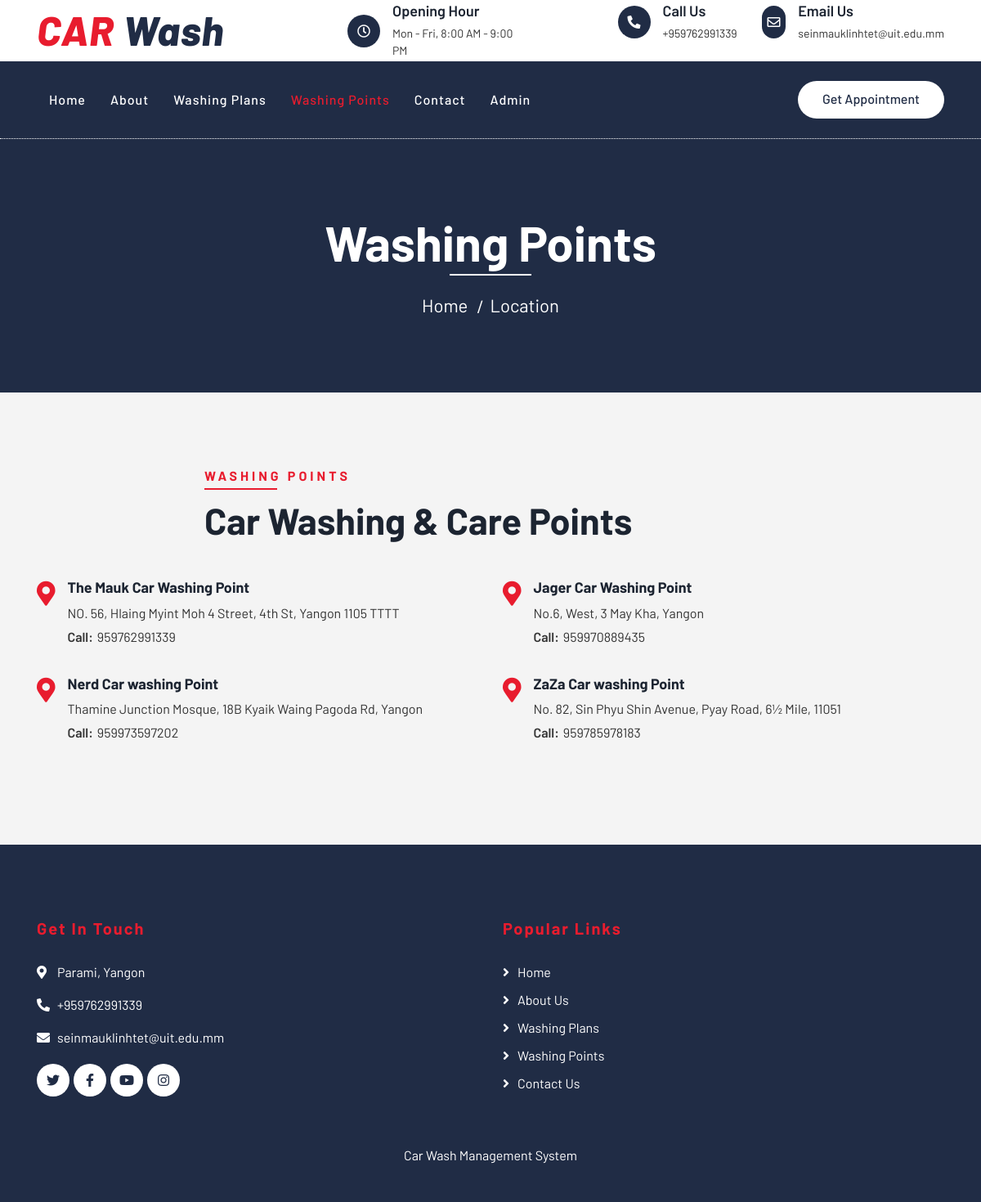
The page /location.php on the database its author committed.
### tables this page shows
CREATE TABLE `tblpages` (
  `id` int(11) NOT NULL,
  `type` varchar(255) DEFAULT '',
  `detail` longtext DEFAULT NULL,
  `openignHrs` varchar(255) DEFAULT NULL,
  `phoneNumber` bigint(20) DEFAULT NULL,
  `emailId` varchar(120) DEFAULT NULL
);

CREATE TABLE `tblwashingpoints` (
  `id` int(11) NOT NULL,
  `washingPointName` varchar(255) DEFAULT NULL,
  `washingPointAddress` varchar(255) DEFAULT NULL,
  `contactNumber` bigint(20) DEFAULT NULL,
  `creationDate` timestamp NOT NULL DEFAULT current_timestamp()
);

### location.php (the view, shortened to what this page needs)
<?php error_reporting(0);
include('includes/config.php');
?>
<!DOCTYPE html>
<html lang="en">
    <head>
        <link href="https://stackpath.bootstrapcdn.com/bootstrap/4.4.1/css/bootstrap.min.css" rel="stylesheet">
        <link href="https://cdnjs.cloudflare.com/ajax/libs/font-awesome/5.10.0/css/all.min.css" rel="stylesheet">
        <link href="lib/flaticon/font/flaticon.css" rel="stylesheet">
        <link href="lib/animate/animate.min.css" rel="stylesheet">
        <link href="lib/owlcarousel/assets/owl.carousel.min.css" rel="stylesheet">
        <link href="css/style.css" rel="stylesheet">
    </head>
    <body>
<?php include_once('includes/header.php');?>
        <div class="page-header">
            <div class="container">
                <div class="row">
                    <div class="col-12">
                        <h2>Washing Points</h2>
                    </div>
                    <div class="col-12">
                        <a href="index.php">Home</a>
                        <a href="location.php">Location</a>
                    </div>
                </div>
            </div>
        </div>
        <div class="location">
            <div class="container">
                <div class="row">
                    <div class="col-lg-12">
                        <div class="section-header text-left">
                            <p>Washing Points</p>
                            <h2>Car Washing & Care Points</h2>
                        </div>
                        <div class="row">
                            <?php $sql = "SELECT * from tblwashingpoints";
$query = $dbh -> prepare($sql);
$query->execute();
$results=$query->fetchAll(PDO::FETCH_OBJ);
foreach($results as $result)
{               ?>
                            <div class="col-md-6">
                                <div class="location-item">
                                    <i class="fa fa-map-marker-alt"></i>
                                    <div class="location-text">
                                <h3><?php echo htmlentities($result->washingPointName);?></h3>
                    <p><?php echo htmlentities($result->washingPointAddress);?></p>
                    <p><strong>Call:</strong><?php echo htmlentities($result->contactNumber);?></p>
                                    </div>
                                </div>
                            </div>
<?php } ?>
                        </div>
                    </div>
                </div>
            </div>
        </div>
<?php include_once('includes/footer.php');?>
    </body>
</html>

### includes/header.php (shortened to what this page needs)
        <div class="top-bar">
            <div class="container">
                <div class="row align-items-center">
                    <div class="col-lg-4 col-md-12">
                        <div class="logo">
                            <a href="index.php">
                                <h1>CAR <span>Wash</span></h1>
                            </a>
                        </div>
                    </div>
<?php
$sql = "SELECT * from tblpages where type='contact'";
$query = $dbh -> prepare($sql);
$query->execute();
$results=$query->fetchAll(PDO::FETCH_OBJ);
foreach($results as $result)
{
?>
                    <div class="col-lg-8 col-md-7 d-none d-lg-block">
                        <div class="row">
                            <div class="col-4">
                                <div class="top-bar-item">
                                    <div class="top-bar-icon">
                                        <i class="far fa-clock"></i>
                                    </div>
                                    <div class="top-bar-text">
                                        <h3>Opening Hour</h3>
                                        <p><?php   echo $result->openignHrs; ?></p>
                                    </div>
                                </div>
                            </div>
                            <div class="col-4">
                                <div class="top-bar-item">
                                    <div class="top-bar-icon">
                                        <i class="fa fa-phone-alt"></i>
                                    </div>
                                    <div class="top-bar-text">
                                        <h3>Call Us</h3>
                                        <p>+<?php   echo $result->phoneNumber; ?></p>
                                    </div>
                                </div>
                            </div>
                            <div class="col-4">
                                <div class="top-bar-item">
                                    <div class="top-bar-icon">
                                        <i class="far fa-envelope"></i>
                                    </div>
                                    <div class="top-bar-text">
                                        <h3>Email Us</h3>
                                        <p><?php   echo $result->emailId; ?></p>
                                    </div>
                                </div>
                            </div>
                        </div>
                    </div>
                <?php } ?>
                </div>
            </div>
        </div>
        <div class="nav-bar">
    <div class="container">
        <nav class="navbar navbar-expand-lg bg-dark navbar-dark">
            <div class="collapse navbar-collapse justify-content-between" id="navbarCollapse">
                <div class="navbar-nav mr-auto">
                    <a href="index.php" class="nav-item nav-link <?php echo (basename($_SERVER['PHP_SELF']) == 'index.php') ? 'active' : ''; ?>">Home</a>
                    <a href="about.php" class="nav-item nav-link <?php echo (basename($_SERVER['PHP_SELF']) == 'about.php') ? 'active' : ''; ?>">About</a>
                    <a href="washing-plans.php" class="nav-item nav-link <?php echo (basename($_SERVER['PHP_SELF']) == 'washing-plans.php') ? 'active' : ''; ?>">Washing Plans</a>
                    <a href="location.php" class="nav-item nav-link <?php echo (basename($_SERVER['PHP_SELF']) == 'location.php') ? 'active' : ''; ?>">Washing Points</a>
                    <a href="contact.php" class="nav-item nav-link <?php echo (basename($_SERVER['PHP_SELF']) == 'contact.php') ? 'active' : ''; ?>">Contact</a>
                    <a href="admin" class="nav-item nav-link <?php echo (basename($_SERVER['PHP_SELF']) == 'admin/index.php') ? 'active' : ''; ?>">Admin</a>
                </div>
                <div class="ml-auto">
                    <div class="price-footer">
                        <a class="btn btn-custom" data-toggle="modal" data-target="#myModal">Get Appointment</a>
                    </div>
                </div>
        </nav>
    </div>
</div>

### includes/footer.php (shortened to what this page needs)
<div class="footer">
            <div class="container">
                <div class="row">
                    <div class="col-lg-6 col-md-6">
                        <div class="footer-contact">
                            <h2>Get In Touch</h2>
<?php
$sql = "SELECT * from tblpages where type='contact'";
$query = $dbh -> prepare($sql);
$query->execute();
$results=$query->fetchAll(PDO::FETCH_OBJ);
foreach($results as $result)
{
?>
                            <p><i class="fa fa-map-marker-alt"></i><?php   echo $result->detail; ?></p>
                            <p><i class="fa fa-phone-alt"></i>+<?php   echo $result->phoneNumber; ?></p>
                            <p><i class="fa fa-envelope"></i><?php   echo $result->emailId; ?></p>
                        <?php } ?>
                            <div class="footer-social">
                                <a class="btn" href="https://twitter.com/badabaderb?t=MDr84IlQGLa3tFUKr8nYyg&s=35"><i class="fab fa-twitter"></i></a>
                                <a class="btn" href="https://www.facebook.com/share/18s5bB2k33/"><i class="fab fa-facebook-f"></i></a>
                                <a class="btn" href="https://youtube.com/@makaron1570?si=lnn5fCut-4b0kuOP"><i class="fab fa-youtube"></i></a>
                                <a class="btn" href="https://www.instagram.com/phat.eejit?igsh=bXplNGh6bWJjYnhu"><i class="fab fa-instagram"></i></a>
                            </div>
                        </div>
                    </div>
                    <div class="col-lg-5 col-md-6">
                        <div class="footer-link">
                            <h2>Popular Links</h2>
                              <a href="index.php">Home</a>
                            <a href="about.php">About Us</a>
                            <a href="washing-plans.php">Washing Plans</a>
                            <a href="location.php">Washing Points</a>
                            <a href="contact.php">Contact Us</a>
                        </div>
                    </div>
                </div>
            </div>
            <div class="container copyright">
                <p>Car Wash Management System</p>
            </div>
        </div>

### rows shown on the page
tblpages: openignHrs "Mon - Fri, 8:00 AM - 9:00 PM", phoneNumber "959762991339", emailId "seinmauklinhtet@uit.edu.mm", detail "Parami, Yangon"
tblwashingpoints: washingPointName "The Mauk Car Washing Point", washingPointAddress "NO. 56, Hlaing Myint Moh 4 Street, 4th St, Yangon 1105 TTTT", contactNumber "959762991339"
tblwashingpoints: washingPointName "Jager Car Washing Point", washingPointAddress "No.6, West, 3 May Kha, Yangon", contactNumber "959970889435"
tblwashingpoints: washingPointName "Nerd Car washing Point", washingPointAddress "Thamine Junction Mosque, 18B Kyaik Waing Pagoda Rd, Yangon", contactNumber "959973597202"
tblwashingpoints: washingPointName "ZaZa Car washing Point", washingPointAddress "No. 82, Sin Phyu Shin Avenue, Pyay Road, 6½ Mile, 11051", contactNumber "959785978183"
